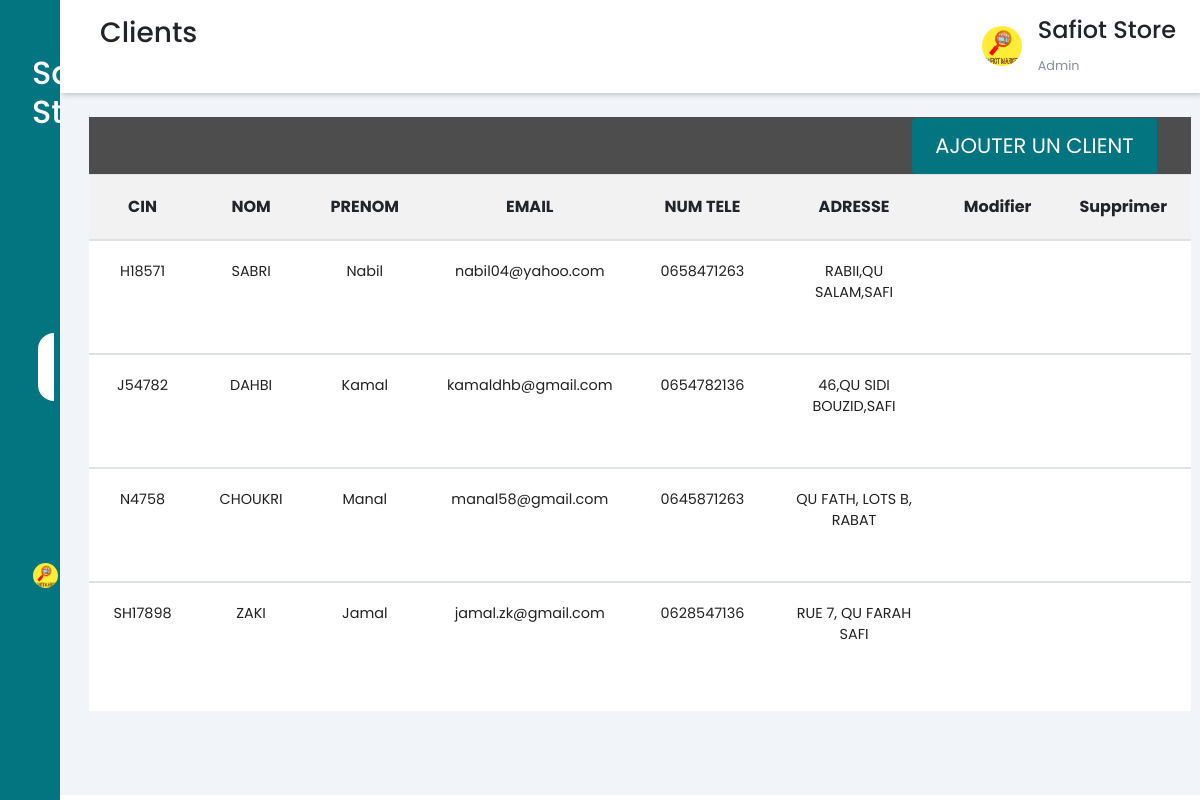
The page /home/indexcli.php (signed in) on the database its author committed.
### tables this page shows
CREATE TABLE IF NOT EXISTS `client` (
  `cin` varchar(50) NOT NULL,
  `nom` varchar(50) NOT NULL,
  `prenom` varchar(50) NOT NULL,
  `email` varchar(60) NOT NULL,
  `tel` varchar(50) NOT NULL,
  `adress` varchar(100) NOT NULL,
  PRIMARY KEY (`cin`)
);

### home/indexcli.php (the view, shortened to what this page needs)
<?php  require "db_conn.php"; ?>
<!DOCTYPE html>
<html lang="en">
<head>
    <link rel="stylesheet" href="fontawesome.min.css">
    <link rel="stylesheet" href="bootstrap.min.css">
    <link rel="stylesheet"
        href="https://maxst.icons8.com/vue-static/landings/line-awesome/line-awesome/1.3.0/css/line-awesome.min.css">
    <link rel="stylesheet" href="style1.css">
  <link rel="stylesheet" href="stylebut.css">
    <link rel="stylesheet" href="fontawesome.min.css">
    <link rel="stylesheet" href="styleindexcli.css">
</head>
<body>
    <div class="sidebar">
        <div class="sidebar-brand">
            <h2>
                <span>Safiot Store</span>
            </h2>
        </div>
        <div class="sidebar-menu">
        <ul>
                <li>
                    <a href="http://localhost/projetweb/home/index1.php" >
                        <span class="las la-igloo"></span>
                    </a>
                </li>
                <li>
                <a href="http://localhost/projetweb/home/indexcat.php" >
                        <span class="lab la-buromobelexperte"></span>
                        <span>Catégories</span></a>
                </li>
                <li>
                    <a href="http://localhost/projetweb/home/indexprod.php">
                        <span class="las la-box"></span>
                        <span>Produits</span></a>
                </li>
                <li>
                    <a href="http://localhost/projetweb/home/indexcom.php">
                        <span class="las la-shopping-cart"></span>
                        <span>Commandes</span></a>
                </li>
                <li>
                <a href="http://localhost/projetweb/home/indexcli.php" class="active">
                        <span class="las la-users"></span>
                        <span>Clients</span></a>
                </li>
                <li>
                    <a href="http://localhost/projetweb/home/indexfou.php">
                        <span class="las la-address-card"></span>
                        <span>Fournisseurs</span></a>
                </li>
                <li>
                    <a href="http://localhost/projetweb/home/indexappr.php">
                        <span class="las la-shipping-fast"></span>
                        <span>Approvisionnements</span></a>
                </li>
                <li>
                    <div class="navigation">
                        <a class="button" href="logout.php">
                            <img class="imgg" src="/home/img/safiot.jpg">
                        </a>
                    </div>
                </li>
            </ul>
        </div>
    </div>
    <div class="main-content">
        <header>
            <h3>
                <label for="nav-toggle">
                   <span class="las la-bars"></span>
                </label>Clients
            </h3>
            <div class="user-wrapper">
                <img src="/home/img/safiot.jpg" width="40px" height="40px" alt=" ">
                <div>
                    <h4>Safiot Store </h4>
                    <small>Admin</small>
                </div>
            </div>
        </header>
        <main>
        <div class="row tm-content-row tm-mt-big">
                    <div class="bg-white tm-block h-100">
                        <div class="roww">
                            <div class="col-md-8 col-sm-12">
                            </div>
                            <div class="col-md-4 col-sm-12 text-right">
                                <a href="insertcli.php" class="btn btn-small btn-primarycli">Ajouter Un client</a>
                            </div>
                        </div>
                        <div class="table-responsive">
<?php
$stmt=$conn->query("select * from client");
echo "<table class=","table table-hover table-striped tm-table-striped-even mt-3"," >";
     echo "<thead>";
     echo "<tr class=","tm-bg-gray",">";
     echo" <th scope=","col",">CIN</th>";
     echo" <th scope=","col"," class=","text-center",">NOM</th>";
     echo" <th scope=","col",">PRENOM</th>";
     echo" <th scope=","col",">EMAIL</th>";
     echo" <th scope=","col",">NUM TELE</th>";
     echo" <th scope=","col",">ADRESSE</th>";
     echo" <th scope=","col",">Modifier</th>";
     echo" <th scope=","col",">Supprimer</th>";
     echo"</tr>";
     echo"</thead>";
     while($row =$stmt->fetch(PDO::FETCH_NUM))  {
        echo"<tbody>";
        echo" <tr>";
        echo"<td class=","tm-product-name",">".$row[0]."</td>";
        echo "<td class=","text-center",">".$row[1]."</td>";
        echo "<td class=","text-center",">".$row[2]."</td>";
        echo "<td class=","text-center",">".$row[3]."</td>";
        echo "<td class=","text-center",">".$row[4]."</td>";
        echo "<td class=","text-center",">".$row[5]."</td>";
        echo" <td>";
        echo "<a href=","updatecli.php?cin=".$row['0']."","><i class='las la-edit'></i></a>";
         echo"</td>" ;
        echo" <td>";
         echo"</td>" ;
        echo " </tr>";
        echo"</tbody>";
}
?>
                        </div>
                        </div>
                    </div>
            </div>
</body>
</html>
</html>

### home/style1.css (style rules this page uses)
:root { --main-color: #027581; --color-dark: #1D2231; --text-grey: #8390A2; }
* { font-family: 'Poppins', sans-serif; margin: 0; padding: 0; text-decoration: none; list-style-type: none; box-sizing: border-box; }
.sidebar { height: 100%; width: 345 px; position: fixed; left: 0; top: 0; z-index: 100; background: var(--main-color); color: #fff; overflow-y: auto; transition: width 300ms; }
.sidebar-brand { height: 90px; padding: 1rem 0rem 1rem 2rem; color: #fff; }
.sidebar-brand span { display: inline-block; padding-right: 1rem; }
.sidebar-menu { margin-top: 1rem; }
.sidebar-menu li { width: 100%; margin-bottom: 1.3rem; padding-left: 2rem; }
.sidebar-menu a { display: block; color: #fff; font-size: 1.1rem; }
.sidebar-menu a.active { background: #fff; padding-top: 1rem; padding-bottom: 1rem; color: var(--main-color); border-radius: 30px 0px 0px 30px; }
.sidebar-menu a span:first-child { font-size: 1.5rem; padding-right: 1rem; }
.main-content { transition: margin-left 300ms; margin-left: 240px; }
header { background: #fff; display: flex; justify-content: space-between; padding: 1rem 1.5rem; box-shadow: 2px 2px 5px rgba(0, 0, 0, 0.2); position: fixed; left: 260px; width: calc(100% - 240px); top: 0; z-index: 100; transition: left 300ms; }
header label span { font-size: 1.7rem; padding-right: 1rem; }
.user-wrapper { display: flex; align-items: center; }
.user-wrapper img { border-radius: 50%; margin-right: 1rem; }
.user-wrapper small { display: inline-block; color: var(--text-grey); }
main { margin-top: 85px; padding: 2rem 1.5rem; background: #f1f5f9; min-height: calc(100vh - 90px); }
table { border-collapse: collapse; }
thead tr { border-top: 1px solid#f0f0f0; border-bottom: 1px solid#f0f0f0; }
td { padding: .5rem; font-size: .9rem; color: #222; }
tr td :last-child { display: flex; align-items: center; }
@media only screen and (max-width: 1200px) { .sidebar { width: 60px; z-index: 150; } }
@media only screen and (max-width: 1200px) { .sidebar .sidebar-header, .sidebar li { display: flex; justify-content: center; } }
@media only screen and (max-width: 1200px) { .main-content { margin-left: 60px; } }
@media only screen and (max-width: 1200px) { .main-content header { left: 60px; width: calc(100% - 60px); } }

### home/stylebut.css (style rules this page uses)
:root { --main-color: #027581; --color-dark: #1D2231; --text-grey: #8390A2; }
.navigation { width: 100%; }
img.imgg { width: 25px; border-radius: 50px; float: left; }
.button { text-decoration: none; float: right; padding: 12px; margin: 15px; margin-right: 49%; width: 25px; background-color: var(--main-color); transition: width .35ms; -webkit-transition: width .35ms; overflow-wrap: normal; }
.button { text-decoration: none; }

### home/styleindexcli.css (style rules this page uses)
:root { --main-color: #027581; --color-dark: #1D2231; --text-grey: #8390A2; }
* { font-family: 'Poppins', sans-serif; margin: 0; padding: 0; text-decoration: none; list-style-type: none; box-sizing: border-box; }
.table td, .table th { padding: 20px 24px; TEXT-ALIGN: CENTER; }
.tm-bg-gray { background-color: rgba(0, 0, 0, 0.05); }
.bg-white { width: fit-content; background-color: #fff!important; background: #f1f5f9; }
a.btn.btn-small.btn-primarycli { background-color: var(--main-color); color: white; padding: 11px 22px; text-align: center; text-decoration: none; display: inline-block; font-size: 21px; margin-left: 239.6%; margin-top: -7.8%; }
.roww { background: #4D4D4D; text-transform: uppercase; font-family: 'Open Sans Condensed', sans-serif; color: #fff; font-size: 18px; font-weight: 100; padding: 0px; }
.la-edit:before { content: "\f044"; }
i.las.la-edit:before, i.las.la-trash-alt::before { margin-left: 10%; font-size: -webkit-xxx-large; color: var(--main-color); }
td.text-center { text-align: center; }
div.row.tm-content-row.tm-mt-big { margin-left: 0.5%; }

### rows shown on the page
client: cin "H18571", nom "SABRI", prenom "Nabil", email "nabil04@yahoo.com", tel "0658471263", adress "RABII,QU SALAM,SAFI"
client: cin "J54782", nom "DAHBI", prenom "Kamal", email "kamaldhb@gmail.com", tel "0654782136", adress "46,QU SIDI BOUZID,SAFI"
client: cin "N4758", nom "CHOUKRI", prenom "Manal", email "manal58@gmail.com", tel "0645871263", adress "QU FATH, LOTS B, RABAT"
client: cin "SH17898", nom "ZAKI", prenom "Jamal", email "jamal.zk@gmail.com", tel "0628547136", adress "RUE 7, QU FARAH SAFI"
